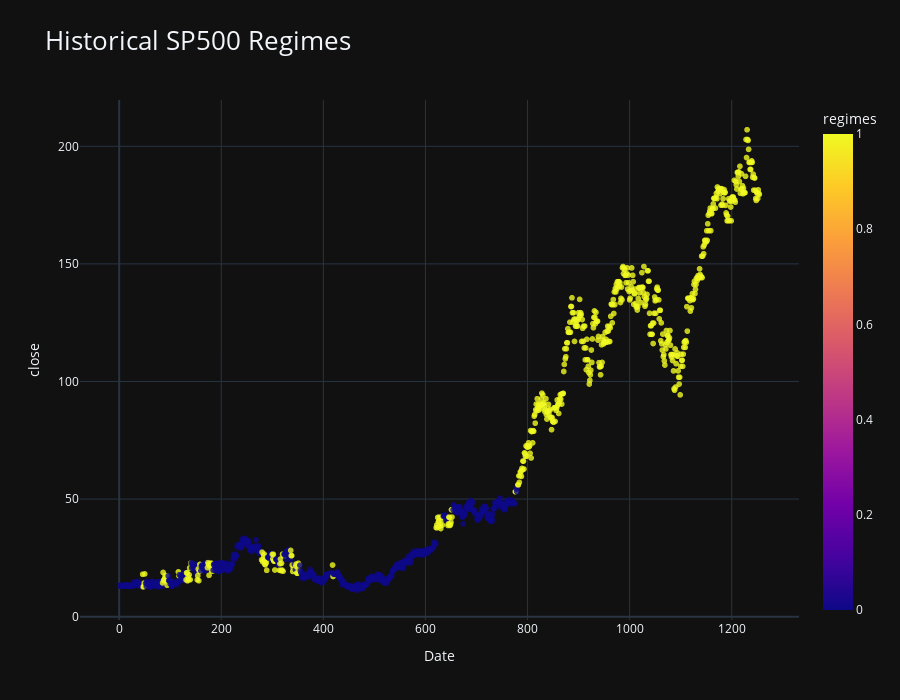

The code cell stored with this chart in its notebook:
### Code cell
plot_regime_switching(nvda_synth, nvda_synth_regime)

### Figure 1 — Plotly figure (JSON) as saved in the notebook; plotly's stock layout.template omitted (floating-point values rounded to 4 significant figures; data arrays with more than 128 entries replaced by an {"elided": "..."} marker saying what was removed)
{"data": [{"hovertemplate": "Date=%{x}<br>close=%{y}<br>regimes=%{marker.color}<extra></extra>", "legendgroup": "", "marker": {"color": {"elided": "1254 int values"}, "coloraxis": "coloraxis", "opacity": 0.8, "symbol": "circle"}, "mode": "markers", "name": "", "showlegend": false, "x": {"elided": "1254 int values"}, "xaxis": "x", "y": {"elided": "1254 float values"}, "yaxis": "y", "type": "scattergl"}], "layout": {"xaxis": {"anchor": "y", "domain": [0.0, 1.0], "title": {"text": "Date"}}, "yaxis": {"anchor": "x", "domain": [0.0, 1.0], "title": {"text": "close"}}, "coloraxis": {"colorbar": {"title": {"text": "regimes"}}, "colorscale": [[0.0, "#0d0887"], [0.1111, "#46039f"], [0.2222, "#7201a8"], [0.3333, "#9c179e"], [0.4444, "#bd3786"], [0.5556, "#d8576b"], [0.6667, "#ed7953"], [0.7778, "#fb9f3a"], [0.8889, "#fdca26"], [1.0, "#f0f921"]]}, "legend": {"tracegroupgap": 0}, "title": {"text": "Historical SP500 Regimes", "font": {"size": 26}}, "height": 700}}
